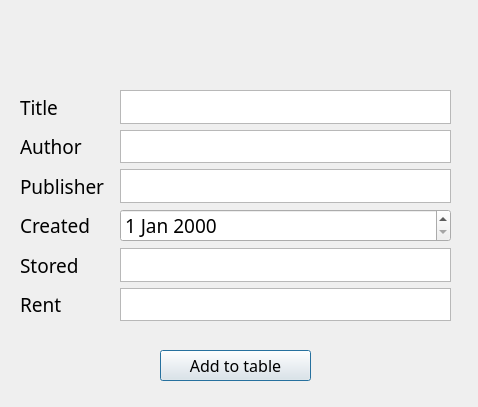
<?xml version="1.0" encoding="UTF-8"?>
<ui version="4.0">
 <class>Dialog</class>
 <widget class="QDialog" name="Dialog">
  <property name="geometry">
   <rect>
    <x>0</x>
    <y>0</y>
    <width>478</width>
    <height>407</height>
   </rect>
  </property>
  <property name="windowTitle">
   <string>Add</string>
  </property>
  <widget class="QWidget" name="verticalLayoutWidget">
   <property name="geometry">
    <rect>
     <x>20</x>
     <y>90</y>
     <width>101</width>
     <height>231</height>
    </rect>
   </property>
   <property name="font">
    <font>
     <family>맑은 고딕</family>
     <pointsize>14</pointsize>
    </font>
   </property>
   <layout class="QVBoxLayout" name="verticalLayout">
    <item>
     <widget class="QLabel" name="label">
      <property name="font">
       <font>
        <family>맑은 고딕</family>
        <pointsize>14</pointsize>
        <weight>50</weight>
        <bold>false</bold>
       </font>
      </property>
      <property name="text">
       <string>Title</string>
      </property>
     </widget>
    </item>
    <item>
     <widget class="QLabel" name="label_3">
      <property name="font">
       <font>
        <family>맑은 고딕</family>
        <pointsize>14</pointsize>
       </font>
      </property>
      <property name="text">
       <string>Author</string>
      </property>
     </widget>
    </item>
    <item>
     <widget class="QLabel" name="label_4">
      <property name="font">
       <font>
        <family>맑은 고딕</family>
        <pointsize>14</pointsize>
       </font>
      </property>
      <property name="text">
       <string>Publisher</string>
      </property>
     </widget>
    </item>
    <item>
     <widget class="QLabel" name="label_5">
      <property name="font">
       <font>
        <family>맑은 고딕</family>
        <pointsize>14</pointsize>
       </font>
      </property>
      <property name="text">
       <string>Created</string>
      </property>
     </widget>
    </item>
    <item>
     <widget class="QLabel" name="label_6">
      <property name="font">
       <font>
        <family>맑은 고딕</family>
        <pointsize>14</pointsize>
       </font>
      </property>
      <property name="text">
       <string>Stored</string>
      </property>
     </widget>
    </item>
    <item>
     <widget class="QLabel" name="label_2">
      <property name="font">
       <font>
        <family>맑은 고딕</family>
        <pointsize>14</pointsize>
       </font>
      </property>
      <property name="text">
       <string>Rent</string>
      </property>
     </widget>
    </item>
   </layout>
  </widget>
  <widget class="QWidget" name="verticalLayoutWidget_2">
   <property name="geometry">
    <rect>
     <x>120</x>
     <y>90</y>
     <width>331</width>
     <height>231</height>
    </rect>
   </property>
   <property name="font">
    <font>
     <family>맑은 고딕</family>
    </font>
   </property>
   <layout class="QVBoxLayout" name="verticalLayout_3">
    <item>
     <widget class="QTextEdit" name="titleEdit">
      <property name="font">
       <font>
        <family>맑은 고딕</family>
        <pointsize>12</pointsize>
       </font>
      </property>
     </widget>
    </item>
    <item>
     <widget class="QTextEdit" name="authorEdit">
      <property name="font">
       <font>
        <family>맑은 고딕</family>
        <pointsize>12</pointsize>
       </font>
      </property>
     </widget>
    </item>
    <item>
     <widget class="QTextEdit" name="publisherEdit">
      <property name="font">
       <font>
        <family>맑은 고딕</family>
        <pointsize>12</pointsize>
       </font>
      </property>
     </widget>
    </item>
    <item>
     <widget class="QDateEdit" name="createdEdit">
      <property name="font">
       <font>
        <family>맑은 고딕</family>
        <pointsize>14</pointsize>
       </font>
      </property>
     </widget>
    </item>
    <item>
     <widget class="QTextEdit" name="storedEdit">
      <property name="font">
       <font>
        <family>맑은 고딕</family>
        <pointsize>12</pointsize>
       </font>
      </property>
     </widget>
    </item>
    <item>
     <widget class="QTextEdit" name="rendEdit">
      <property name="font">
       <font>
        <family>맑은 고딕</family>
        <pointsize>12</pointsize>
       </font>
      </property>
     </widget>
    </item>
   </layout>
  </widget>
  <widget class="QPushButton" name="pushButton">
   <property name="geometry">
    <rect>
     <x>160</x>
     <y>350</y>
     <width>151</width>
     <height>31</height>
    </rect>
   </property>
   <property name="font">
    <font>
     <family>맑은 고딕</family>
     <pointsize>12</pointsize>
    </font>
   </property>
   <property name="text">
    <string>Add to table</string>
   </property>
  </widget>
 </widget>
 <resources/>
 <connections/>
</ui>
